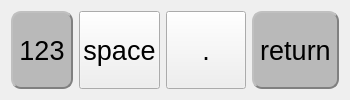
       <widget class="QWidget" name="wTool" native="true">
        <property name="minimumSize">
         <size>
          <width>0</width>
          <height>30</height>
         </size>
        </property>
        <property name="styleSheet">
         <string notr="true">QWidget#wTool{background-color: rgba(220, 220, 220, 220);}</string>
        </property>
        <layout class="QHBoxLayout" name="horizontalLayout" stretch="1,4,1,2">
         <item>
          <widget class="QPushButton" name="btnChange">
           <property name="sizePolicy">
            <sizepolicy hsizetype="Minimum" vsizetype="Minimum">
             <horstretch>0</horstretch>
             <verstretch>0</verstretch>
            </sizepolicy>
           </property>
           <property name="font">
            <font>
             <pointsize>20</pointsize>
            </font>
           </property>
           <property name="focusPolicy">
            <enum>Qt::NoFocus</enum>
           </property>
           <property name="styleSheet">
            <string notr="true">QPushButton:pressed
{
   background-color:rgb(255,255,255);
    border-style: outset;
    border-width: 2px;
    border-radius: 10px;
    border-color: gray;

    padding: 6px;
}

QPushButton
{
   background-color:rgb(185,185,185);
    border-style: outset;
    border-width: 2px;
    border-radius: 10px;
    border-color: gray;

    padding: 6px;
}

</string>
           </property>
           <property name="text">
            <string>123</string>
           </property>
           <property name="checkable">
            <bool>true</bool>
           </property>
          </widget>
         </item>
         <item>
          <widget class="QPushButton" name="btnSpace">
           <property name="sizePolicy">
            <sizepolicy hsizetype="Minimum" vsizetype="Minimum">
             <horstretch>0</horstretch>
             <verstretch>0</verstretch>
            </sizepolicy>
           </property>
           <property name="font">
            <font>
             <pointsize>20</pointsize>
            </font>
           </property>
           <property name="focusPolicy">
            <enum>Qt::NoFocus</enum>
           </property>
           <property name="text">
            <string>space</string>
           </property>
          </widget>
         </item>
         <item>
          <widget class="QPushButton" name="btnPoint">
           <property name="sizePolicy">
            <sizepolicy hsizetype="Minimum" vsizetype="Minimum">
             <horstretch>0</horstretch>
             <verstretch>0</verstretch>
            </sizepolicy>
           </property>
           <property name="font">
            <font>
             <pointsize>20</pointsize>
            </font>
           </property>
           <property name="focusPolicy">
            <enum>Qt::NoFocus</enum>
           </property>
           <property name="text">
            <string>.</string>
           </property>
          </widget>
         </item>
         <item>
          <widget class="QPushButton" name="btnReturn">
           <property name="sizePolicy">
            <sizepolicy hsizetype="Minimum" vsizetype="Minimum">
             <horstretch>0</horstretch>
             <verstretch>0</verstretch>
            </sizepolicy>
           </property>
           <property name="font">
            <font>
             <pointsize>20</pointsize>
            </font>
           </property>
           <property name="focusPolicy">
            <enum>Qt::NoFocus</enum>
           </property>
           <property name="styleSheet">
            <string notr="true">QPushButton:pressed
{
   background-color:rgb(255,255,255);
    border-style: outset;
    border-width: 2px;
    border-radius: 10px;
    border-color: gray;

    padding: 6px;
}

QPushButton
{
   background-color:rgb(185,185,185);
    border-style: outset;
    border-width: 2px;
    border-radius: 10px;
    border-color: gray;

    padding: 6px;
}

</string>
           </property>
           <property name="text">
            <string>return</string>
           </property>
          </widget>
         </item>
        </layout>
       </widget>
